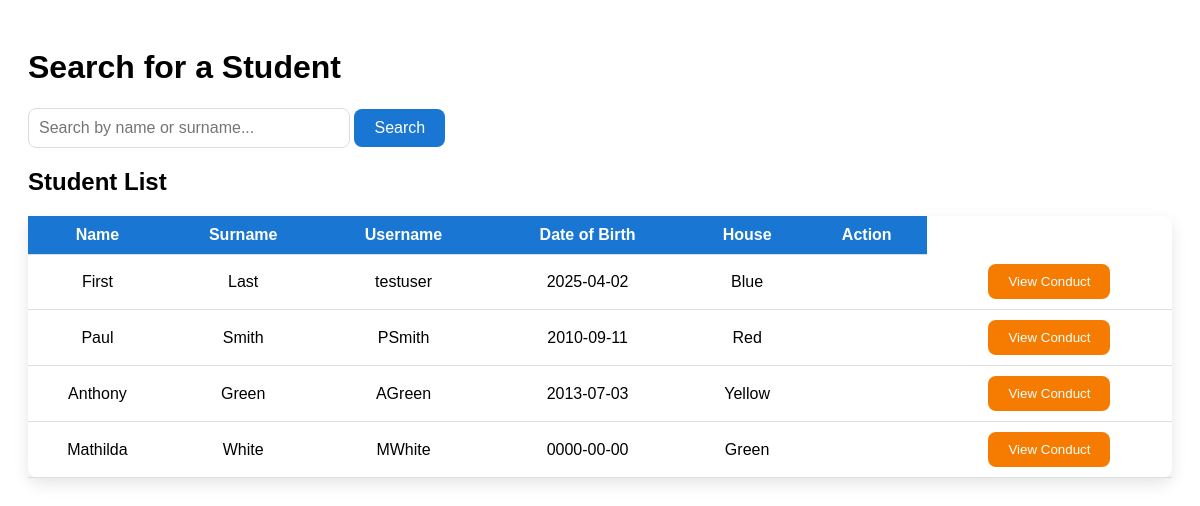
The page /teachers/studentsdb/studentsdb.php on the database its author committed.
### tables this page shows
CREATE TABLE `students` (
  `ID` int(4) NOT NULL,
  `First_name` varchar(25) NOT NULL,
  `Last_Name` varchar(25) NOT NULL,
  `Username` varchar(25) NOT NULL,
  `Password` varchar(15) NOT NULL,
  `Academic_House` varchar(15) NOT NULL,
  `DOB` date NOT NULL,
  `ClassID` int(11) DEFAULT NULL
);

### teachers/studentsdb/studentsdb.php (the view, shortened to what this page needs)
<?php
$host = 'localhost';
$db = 'OSMAP';
$user = 'root';
$pass = 'root';
$charset = 'utf8mb4';
$dsn = "mysql:host=$host;dbname=$db;charset=$charset";
try {
    $pdo = new PDO($dsn, $user, $pass);
    $pdo->setAttribute(PDO::ATTR_ERRMODE, PDO::ERRMODE_EXCEPTION);
} catch (PDOException $e) {
    die("Could not connect to the database $db :" . $e->getMessage());
}
if (!empty($_GET['searchTerm'])) {
    $searchTerm = '%' . $_GET['searchTerm'] . '%';
    $query = "SELECT * FROM students WHERE First_name LIKE :searchTerm OR Last_Name LIKE :searchTerm";
    $stmt = $pdo->prepare($query);
    $stmt->bindParam(':searchTerm', $searchTerm, PDO::PARAM_STR);
    $stmt->execute();
    $students = $stmt->fetchAll(PDO::FETCH_ASSOC);
} else {
    $stmt = $pdo->query("SELECT * FROM students");
    $students = $stmt->fetchAll(PDO::FETCH_ASSOC);
}
?>
<!DOCTYPE html>
<html lang="en">
<head>
</head>
<body>
    <h1>Search for a Student</h1>
    <div class="search-container">
        <form method="GET">
            <input type="text" name="searchTerm" placeholder="Search by name or surname..." value="<?php echo isset($_GET['searchTerm']) ? htmlspecialchars($_GET['searchTerm']) : ''; ?>" />
            <button type="submit">Search</button>
        </form>
    </div>
    <h2>Student List</h2>
    <table>
        <thead>
            <tr>
                <th>Name</th>
                <th>Surname</th>
                <th>Username</th>
                <th>Date of Birth</th>
                <th>House</th>
                <th>Action</th>
            </tr>
        </thead>
        <tbody>
            <?php if (count($students) > 0): ?>
                <?php foreach ($students as $student): ?>
                    <tr>
                        <td><?php echo htmlspecialchars($student['First_name']); ?></td>
                        <td><?php echo htmlspecialchars($student['Last_Name']); ?></td>
                        <td><?php echo htmlspecialchars($student['Username']); ?></td>
                        <td><?php echo htmlspecialchars($student['DOB']); ?></td>
                        <td><?php echo htmlspecialchars($student['Academic_House']); ?></td>
                        <td><?php echo htmlspecialchars($student['ClassID']); ?></td>
                        <td>
                            <a href="view_conduct.php?studentID=<?php echo urlencode($student['ID']); ?>">
                                <button class="view-conduct-btn">View Conduct</button>
                            </a>
                        </td>
                    </tr>
                <?php endforeach; ?>
            <?php else: ?>
                <tr>
                    <td colspan="6">No students found.</td>
                </tr>
            <?php endif; ?>
        </tbody>
    </table>
</body>
</html>

### teachers/studentsdb/studentsdb.php (style rules this page uses)
body { font-family: Arial, sans-serif; padding: 20px; }
table { width: 100%; border-collapse: collapse; margin-top: 20px; background-color: #fff; border-radius: 10px; box-shadow: 0 6px 16px rgba(0, 0, 0, 0.1); }
th, td { padding: 10px; text-align: center; border-bottom: 1px solid #ddd; }
th { background-color: #1976d2; color: white; }
.search-container { margin-bottom: 20px; }
.search-container input[type="text"] { padding: 10px; font-size: 16px; border-radius: 8px; border: 1px solid #ddd; width: 300px; }
.search-container button { padding: 10px 20px; font-size: 16px; background-color: #1976d2; color: white; border: none; border-radius: 8px; cursor: pointer; }
.view-conduct-btn { padding: 10px 20px; background-color: #f57c00; color: white; border: none; border-radius: 8px; cursor: pointer; }

### rows shown on the page
students: First_name "First", Last_Name "Last", Username "testuser", DOB "2025-04-02", Academic_House "Blue"
students: First_name "Paul", Last_Name "Smith", Username "PSmith", DOB "2010-09-11", Academic_House "Red"
students: First_name "Anthony", Last_Name "Green", Username "AGreen", DOB "2013-07-03", Academic_House "Yellow"
students: First_name "Mathilda", Last_Name "White", Username "MWhite", DOB "0000-00-00", Academic_House "Green"
